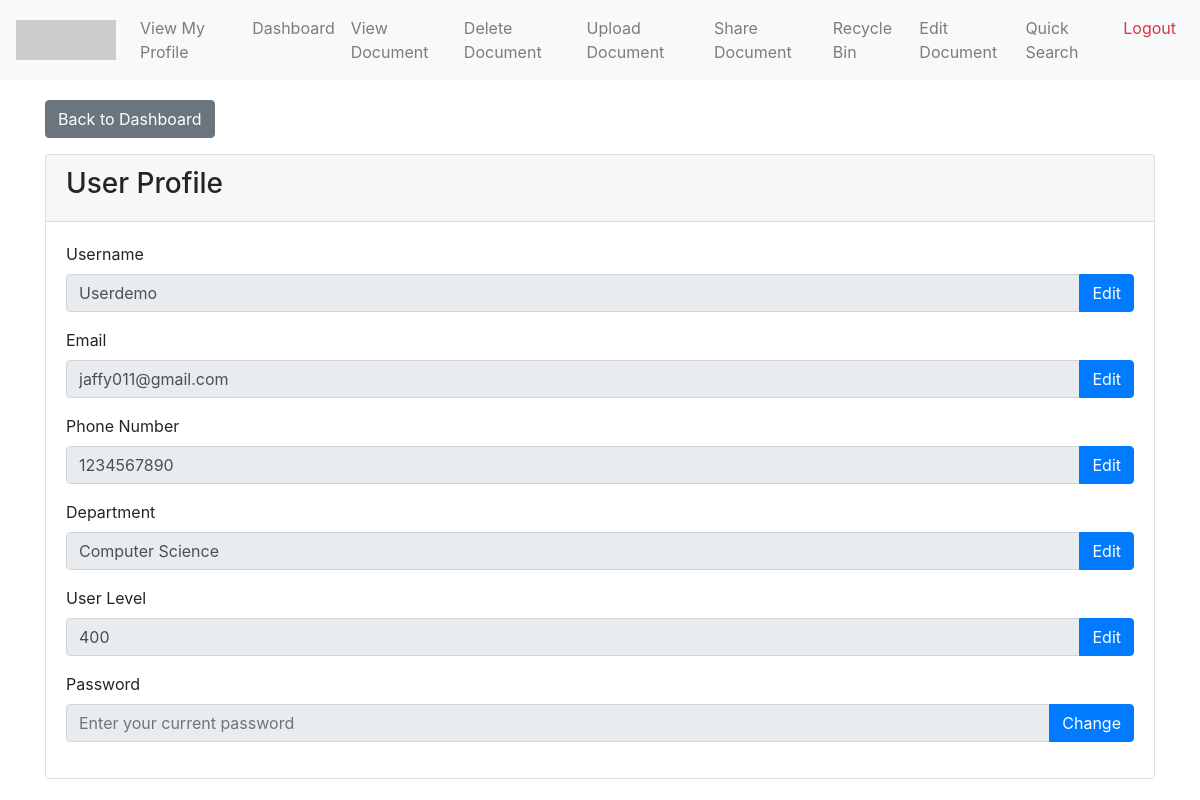
The app's page /profile.php (signed in) with its own data.
### tables this page shows
CREATE TABLE `users` (
  `id` int(15) NOT NULL,
  `uname` varchar(30) DEFAULT NULL,
  `upass` varchar(30) DEFAULT NULL,
  `uencrypt` varchar(100) DEFAULT NULL,
  `ulname` varchar(30) DEFAULT NULL,
  `uoname` varchar(30) DEFAULT NULL,
  `uphone` varchar(15) DEFAULT NULL,
  `ustatus` varchar(30) DEFAULT NULL,
  `ulevel` varchar(30) DEFAULT NULL,
  `udept` varchar(30) DEFAULT NULL,
  `uemail` varchar(50) DEFAULT NULL,
  `udate` timestamp NOT NULL DEFAULT current_timestamp()
);

### profile.php (the view, shortened to what this page needs)
<?php
include 'config.php';
$userid = $_SESSION['userid'];
$sql = "SELECT uname, uemail, uphone, udept, ulevel FROM Users WHERE id = ?";
$stmt = $conn->prepare($sql);
$stmt->bind_param("i", $userid);
$stmt->execute();
$result = $stmt->get_result();
$user = $result->fetch_assoc();
?>
<!DOCTYPE html>
<html lang="en">
<head>
    <link href="https://stackpath.bootstrapcdn.com/bootstrap/4.5.2/css/bootstrap.min.css" rel="stylesheet">
    <link href="https://cdn.jsdelivr.net/npm/bootstrap-icons@1.10.0/font/bootstrap-icons.css" rel="stylesheet">
</head>
<body>
    <?php include 'navbar.php'; ?>
    <div class="container">
        <a href="dashboard.php" class="btn btn-secondary mb-3">Back to Dashboard</a>
        <div class="card">
            <div class="card-header">
                <h3>User Profile</h3>
            </div>
            <div class="card-body">
                <form method="POST" action="">
                    <div class="form-group">
                        <label for="uname">Username</label>
                        <div class="input-group">
                            <input type="text" id="uname" name="uname" class="form-control" value="<?php echo htmlspecialchars($user['uname']); ?>" readonly>
                            <div class="input-group-append">
                                <button type="button" class="btn btn-primary" data-toggle="modal" data-target="#editUsernameModal">Edit</button>
                            </div>
                        </div>
                    </div>
                    <div class="form-group">
                        <label for="uemail">Email</label>
                        <div class="input-group">
                            <input type="email" id="uemail" name="uemail" class="form-control" value="<?php echo htmlspecialchars($user['uemail']); ?>" readonly>
                            <div class="input-group-append">
                                <button type="button" class="btn btn-primary" data-toggle="modal" data-target="#editEmailModal">Edit</button>
                            </div>
                        </div>
                    </div>
                    <div class="form-group">
                        <label for="uphone">Phone Number</label>
                        <div class="input-group">
                            <input type="text" id="uphone" name="uphone" class="form-control" value="<?php echo htmlspecialchars($user['uphone']); ?>" readonly>
                            <div class="input-group-append">
                                <button type="button" class="btn btn-primary" data-toggle="modal" data-target="#editPhoneModal">Edit</button>
                            </div>
                        </div>
                    </div>
                    <div class="form-group">
                        <label for="udept">Department</label>
                        <div class="input-group">
                            <input type="text" id="udept" name="udept" class="form-control" value="<?php echo htmlspecialchars($user['udept']); ?>" readonly>
                            <div class="input-group-append">
                                <button type="button" class="btn btn-primary" data-toggle="modal" data-target="#editDeptModal">Edit</button>
                            </div>
                        </div>
                    </div>
                    <div class="form-group">
                        <label for="ulevel">User Level</label>
                        <div class="input-group">
                            <input type="text" id="ulevel" name="ulevel" class="form-control" value="<?php echo htmlspecialchars($user['ulevel']); ?>" readonly>
                            <div class="input-group-append">
                                <button type="button" class="btn btn-primary" data-toggle="modal" data-target="#editLevelModal">Edit</button>
                            </div>
                        </div>
                    </div>
                    <div class="form-group">
                        <label for="upass">Password</label>
                        <div class="input-group">
                            <input type="password" id="upass" name="upass" class="form-control" placeholder="Enter your current password" readonly>
                            <div class="input-group-append">
                                <button type="button" class="btn btn-primary" data-toggle="modal" data-target="#editPasswordModal">Change</button>
                            </div>
                        </div>
                    </div>
                </form>
            </div>
        </div>
    </div>
</body>
</html>

### profile.php (style rules this page uses)
.container { margin-top: 20px; }
.card { margin-bottom: 20px; }

### records on screen
users: uname "Userdemo", uemail "jaffy011@gmail.com", uphone "1234567890", udept "Computer Science", ulevel "400"
